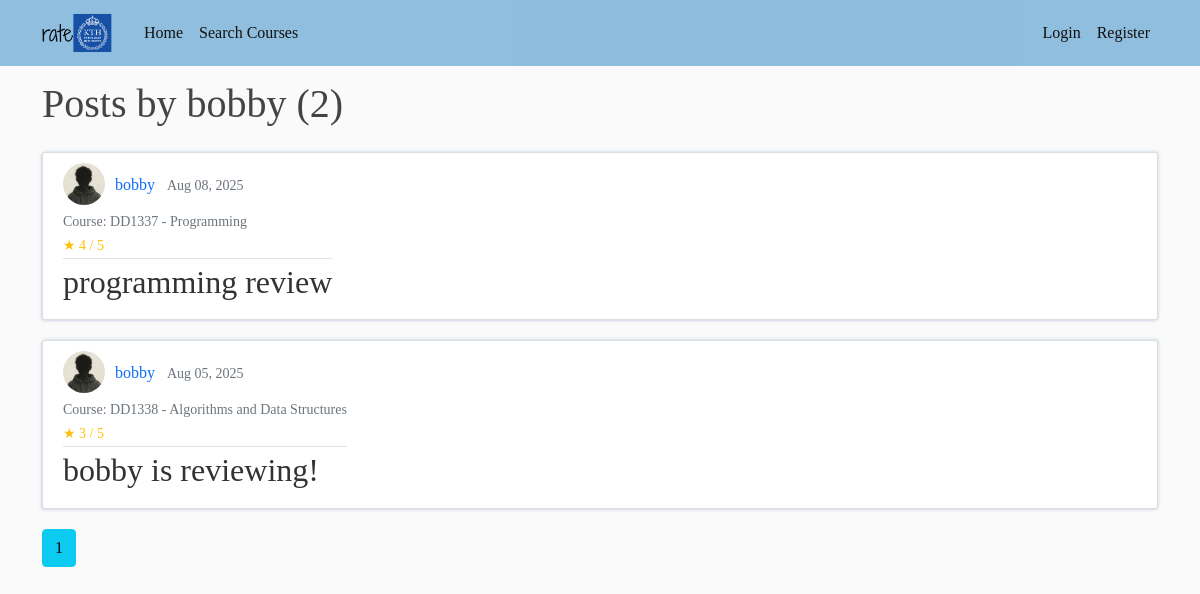
The page /user/bobby on the database its author committed.
### flasknetwork/models.py (models this page shows, shortened)
class User(db.Model, UserMixin): # the *table* name is 'user' by default, not 'User'
    id = db.Column(db.Integer, primary_key=True)
    username = db.Column(db.String(20), unique=True, nullable=False)
    email = db.Column(db.String(120), unique=True, nullable=False)
    image_file = db.Column(db.String(20), nullable=False, default='default.jpg')
    password = db.Column(db.String(60), nullable=False)
    posts = db.relationship('Post', backref='author', lazy=True)
    email_verified = db.Column(db.Boolean, nullable=False, default=False)
    program_id = db.Column(db.Integer, db.ForeignKey('program.id'), nullable=False)
    program = db.relationship('Program', backref='students')

class Post(db.Model):
    id = db.Column(db.Integer, primary_key=True)
    title = db.Column(db.String(100), nullable=False)
    date_posted = db.Column(db.DateTime, nullable=False, default=datetime.utcnow)
    year_taken = db.Column(db.Integer, nullable=False)  # e.g., 2023
    rating = db.Column(db.Integer, nullable=False)  # e.g., 1-
    answer_q1 = db.Column(db.Text, nullable=False)  # e.g., "Yes, I would recommend this course."
    answer_q2 = db.Column(db.Text, nullable=True)
    user_id = db.Column(db.Integer, db.ForeignKey('user.id'), nullable=False)
    course_id = db.Column(db.Integer, db.ForeignKey('course.id'), nullable=False)
    __table_args__ = (db.UniqueConstraint('user_id', 'course_id', name='one_review_per_course'),)
    course = db.relationship('Course', backref='reviews')

class Course(db.Model):
    id = db.Column(db.Integer, primary_key=True)
    name = db.Column(db.String(100), nullable=False, index=True)
    code = db.Column(db.String(20), unique=True, nullable=False, index=True)

### flasknetwork/users/routes.py (the view)
@users.route('/user/<string:username>')
def user_posts(username):
    page=request.args.get('page', 1, type=int)
    user = User.query.filter_by(username=username).first_or_404()
    posts = Post.query.filter_by(author=user).order_by(Post.date_posted.desc()).paginate(page=page, per_page=5)
    return render_template('user_posts.html', posts=posts, user=user)

### flasknetwork/templates/user_posts.html
{% extends "layout.html" %}
{% block content %}
    <h1 class="mb-4">Posts by {{ user.username }} ({{ posts.total }})</h1>
    {% for post in posts.items %}
        <article class="d-flex align-items-center content-section">
            <div>
                <div class="review-metadata">
                    <img class="rounded-circle review-img" src="{{ url_for('static', filename='profile_pics/' + post.author.image_file) }}" alt="{{ post.author.username }}'s profile picture">
                    <a class="me-2 author-link" href="{{ url_for('users.user_posts', username=post.author.username) }}">{{ post.author.username }}</a>
                    <small class="text-muted">{{ post.date_posted.strftime('%b %d, %Y') }}</small>
                    <br><small class="text-secondary">Course: {{ post.course.code }} - {{ post.course.name }}</small>
                    <br><small class="text-warning">★ {{ post.rating }} / 5</small>
                </div>
                <h2>
                    <a class="review-title" href="{{ url_for('posts.post', post_id=post.id) }}">{{ post.title }}</a>
                </h2>
            </div>
        </article>
    {% endfor %}
    {% for page_num in posts.iter_pages(left_edge=1, right_edge=1, left_current=1, right_current=1) %}
        {% if page_num %}
            {% if posts.page == page_num %}
                <a class="btn btn-info mb-4" href="{{ url_for('users.user_posts', username=user.username, page=page_num) }}">{{ page_num }}</a>
            {% else %}
                <a class="btn btn-outline-info mb-4" href="{{ url_for('users.user_posts', username=user.username, page=page_num) }}">{{ page_num }}</a>
            {% endif %}
        {% else %}
            ...
        {% endif %}
    {% endfor %}
{% endblock content %}

### flasknetwork/static/css/main.css (style rules this page uses)
body { background: #fafafa; color: #333333; margin-top: 5rem; font-family: Georgia, 'Times New Roman', Times, serif; }
h1, h2, h3, h4, h5, h6 { color: #444444; }
.content-section { background: #ffffff; padding: 10px 20px; border: 1px solid #dddddd; border-radius: 3px; margin-bottom: 20px; box-shadow: -1px 1px 3px 0 rgba(32, 18, 183, 0.15), 1px -1px 3px 0 rgba(30, 132, 157, 0.15); }
a.review-title, a.author-link { text-decoration: none; }
.review-title { color: #333333; word-wrap: break-word; word-break: break-word; hyphens: auto; }
.review-img { height: 42px; width: 42px; margin-right: 6px; margin-bottom: 4px; vertical-align: middle; }
.review-metadata { padding-bottom: 1px; margin-bottom: 4px; border-bottom: 1px solid #e3e3e3 }

### rows shown on the page
User: username "bobby"
Post: image_file (placeholder picture), author.username "bobby", date_posted "Aug 08, 2025", course.code "DD1337", course.name "Programming", rating "4", title "programming review"
Post: image_file (placeholder picture), author.username "bobby", date_posted "Aug 05, 2025", course.code "DD1338", course.name "Algorithms and Data Structures", rating "3", title "bobby is reviewing!"

### other values the page prints
{{ posts.total }} "2"
{{ page_num }} "1"
